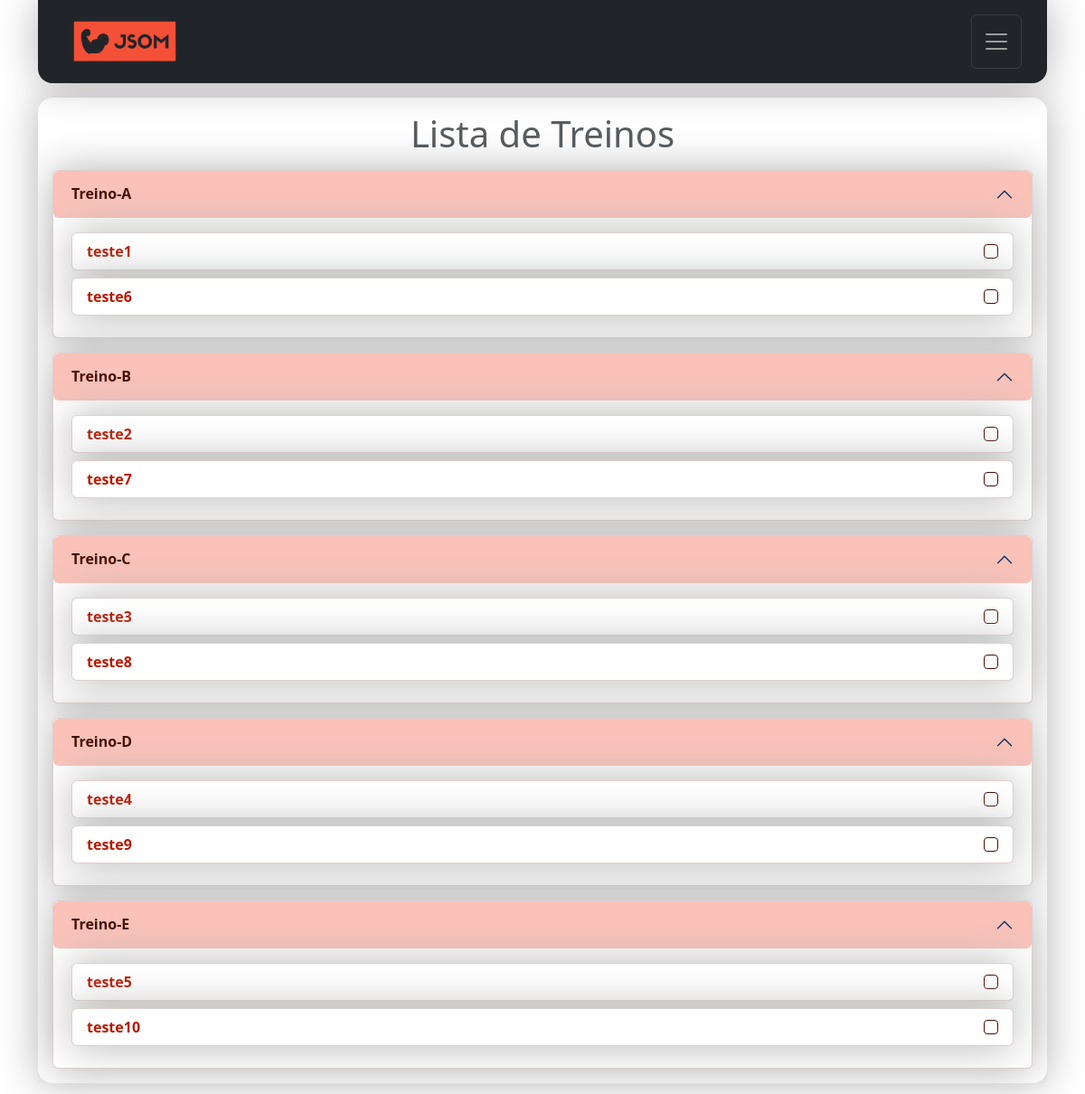
The app's page / (signed in), older data.
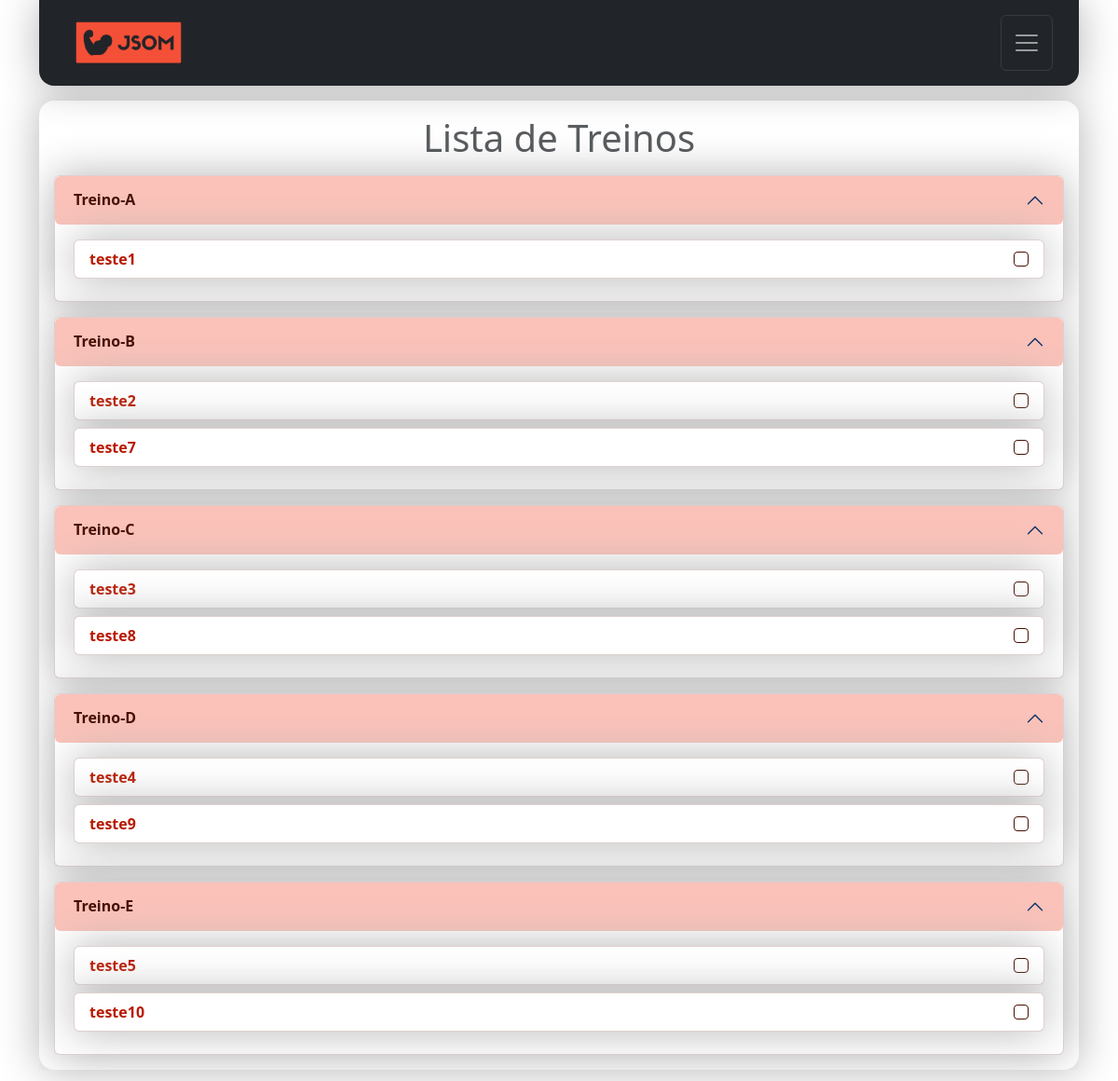
The same page, newer data.
### contact/models.py (models this page shows, shortened)
class Treino(models.Model):
    nome = models.CharField(max_length=100)
    CATEGORIA_CHOICES = [
        ('Treino(A)', 'Treino-A'),
        ('Treino(B)', 'Treino-B'),
        ('Treino(C)', 'Treino-C'),
        ('Treino(D)', 'Treino-D'),
        ('Treino(E)', 'Treino-E'),
    ]
    categoria = models.CharField(max_length=9, choices=CATEGORIA_CHOICES)
    descricao = models.TextField(blank=True)
    imagem = models.ImageField(blank=True, upload_to='pictures/%Y/%m/')
    owner = models.ForeignKey(
        User,
        on_delete=models.SET_NULL,
        blank=True, null=True
    )

### contact/views/contact_views.py (the view)
# urls.py: path('', views.index, name='index'),
@login_required(login_url='contact:login')
@user_passes_test(lambda u: not u.is_staff, login_url='contact:lista_alunos')
def index(request):
    user = request.user
    categorias = Treino.CATEGORIA_CHOICES
    treinos = Treino.objects.filter(owner=request.user)
    site_title = f'Treinos de {user}'
    context = {
        'site_title': site_title,
        'treinos': treinos,
        'categorias': categorias,
    }
    return render(
        request,
        'contact/index.html',
        context
    )

### contact/templates/contact/index.html (shortened to what this page needs)
{% extends "global/base.html" %}
{% block corpo %}
<div class="w-100 table-responsive">
  <h1 class="mt-3 mb-3 fs-1 form-text text-center">Lista de Treinos</h1>
  {% if treinos %}
    <div class="accordion mx-3" id="treinosAccordion" data-bs-ride="false">
    {% for categoria in categorias %}
        <div class="accordion-item shadow-big border-1 border-jsom-accordion mb-3 rounded-2">
            <h2 class="accordion-header " id="heading{{ forloop.counter }}">
                <button class="accordion-button-jsom  rounded-2 fw-bold text-jsom-escuro" type="button" data-bs-toggle="collapse" data-bs-target="#collapse{{ forloop.counter }}" aria-expanded="true" aria-controls="collapse{{ forloop.counter }}">
                    {{ categoria.1 }}
                </button>
            </h2>
            <div id="collapse{{ forloop.counter }}" class="accordion-collapse collapse show" aria-labelledby="heading{{ forloop.counter }}" data-bs-parent="#treinosAccordion">
              <div class="accordion-body">
                {% for treino in treinos %}
                    {% if treino.categoria == categoria.0 %}
                      <ul class="list-group">
                        <li class="list-group-item d-flex justify-content-between align-items-center align-items-end mb-2 border-jsom-accordion shadow-big ">
                          <label class="form-check-label" for="firstCheckbox">
                            <a class="link-jsom-subtle" href="{% url 'contact:detalhes_treino' treino.id %}">{{ treino.nome }}</a>
                          </label>
                          <input class="form-check-input mt-0" type="checkbox" value="" id="firstCheckbox">
                        </li>
                      </ul>
                    {% endif %}
                {% endfor %}
              </div>
            </div>
        </div>
    {% endfor %}
    </div>
  {% endif %}
</div>
{% endblock corpo %}

Row changes from the older to the newer data that the page shows:
removed Treino: nome "teste6", shown under "Treino-A"
